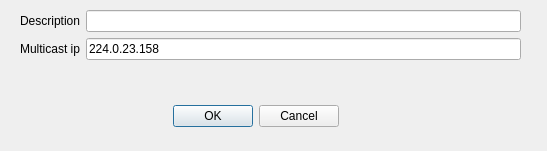
<?xml version="1.0" encoding="UTF-8"?>
<ui version="4.0">
 <class>CDlgConnSettingsMulticast</class>
 <widget class="QDialog" name="CDlgConnSettingsMulticast">
  <property name="geometry">
   <rect>
    <x>0</x>
    <y>0</y>
    <width>547</width>
    <height>151</height>
   </rect>
  </property>
  <property name="baseSize">
   <size>
    <width>0</width>
    <height>0</height>
   </size>
  </property>
  <property name="windowTitle">
   <string>Dialog</string>
  </property>
  <widget class="QDialogButtonBox" name="buttonBox">
   <property name="geometry">
    <rect>
     <x>0</x>
     <y>100</y>
     <width>511</width>
     <height>32</height>
    </rect>
   </property>
   <property name="orientation">
    <enum>Qt::Horizontal</enum>
   </property>
   <property name="standardButtons">
    <set>QDialogButtonBox::Cancel|QDialogButtonBox::Ok</set>
   </property>
   <property name="centerButtons">
    <bool>true</bool>
   </property>
  </widget>
  <widget class="QWidget" name="formLayoutWidget">
   <property name="geometry">
    <rect>
     <x>20</x>
     <y>10</y>
     <width>501</width>
     <height>71</height>
    </rect>
   </property>
   <layout class="QFormLayout" name="formLayout">
    <item row="0" column="0">
     <widget class="QLabel" name="label">
      <property name="text">
       <string>Description</string>
      </property>
      <property name="alignment">
       <set>Qt::AlignRight|Qt::AlignTrailing|Qt::AlignVCenter</set>
      </property>
     </widget>
    </item>
    <item row="0" column="1">
     <widget class="QLineEdit" name="m_description">
      <property name="toolTip">
       <string>Description for  connection used in connection table</string>
      </property>
      <property name="text">
       <string/>
      </property>
     </widget>
    </item>
    <item row="1" column="0">
     <widget class="QLabel" name="label_2">
      <property name="text">
       <string>Multicast ip</string>
      </property>
      <property name="alignment">
       <set>Qt::AlignRight|Qt::AlignTrailing|Qt::AlignVCenter</set>
      </property>
     </widget>
    </item>
    <item row="1" column="1">
     <widget class="QLineEdit" name="m_multicastIp">
      <property name="toolTip">
       <string>Address to remote host. Prefix with stcp:// for SSL/TLS</string>
      </property>
      <property name="text">
       <string>224.0.23.158</string>
      </property>
     </widget>
    </item>
   </layout>
  </widget>
 </widget>
 <resources/>
 <connections>
  <connection>
   <sender>buttonBox</sender>
   <signal>accepted()</signal>
   <receiver>CDlgConnSettingsMulticast</receiver>
   <slot>accept()</slot>
   <hints>
    <hint type="sourcelabel">
     <x>248</x>
     <y>254</y>
    </hint>
    <hint type="destinationlabel">
     <x>157</x>
     <y>274</y>
    </hint>
   </hints>
  </connection>
  <connection>
   <sender>buttonBox</sender>
   <signal>rejected()</signal>
   <receiver>CDlgConnSettingsMulticast</receiver>
   <slot>reject()</slot>
   <hints>
    <hint type="sourcelabel">
     <x>316</x>
     <y>260</y>
    </hint>
    <hint type="destinationlabel">
     <x>286</x>
     <y>274</y>
    </hint>
   </hints>
  </connection>
 </connections>
</ui>
